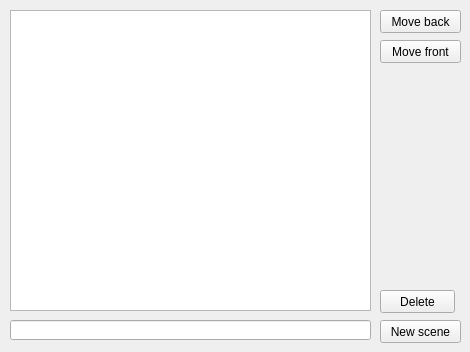
      <widget class="QWidget" name="tab_scenes">
       <attribute name="title">
        <string>Scenes</string>
       </attribute>
       <widget class="QListWidget" name="lstScenes">
        <property name="geometry">
         <rect>
          <x>10</x>
          <y>10</y>
          <width>361</width>
          <height>301</height>
         </rect>
        </property>
       </widget>
       <widget class="QLineEdit" name="txtSceneName">
        <property name="geometry">
         <rect>
          <x>10</x>
          <y>320</y>
          <width>361</width>
          <height>20</height>
         </rect>
        </property>
       </widget>
       <widget class="QPushButton" name="btnSceneAdd">
        <property name="geometry">
         <rect>
          <x>380</x>
          <y>320</y>
          <width>81</width>
          <height>23</height>
         </rect>
        </property>
        <property name="text">
         <string>New scene</string>
        </property>
       </widget>
       <widget class="QPushButton" name="btnScenesMoveFront">
        <property name="geometry">
         <rect>
          <x>380</x>
          <y>40</y>
          <width>81</width>
          <height>23</height>
         </rect>
        </property>
        <property name="text">
         <string>Move front</string>
        </property>
       </widget>
       <widget class="QPushButton" name="btnScenesMoveBack">
        <property name="geometry">
         <rect>
          <x>380</x>
          <y>10</y>
          <width>81</width>
          <height>23</height>
         </rect>
        </property>
        <property name="text">
         <string>Move back</string>
        </property>
       </widget>
       <widget class="QPushButton" name="btnSceneDelete">
        <property name="geometry">
         <rect>
          <x>380</x>
          <y>290</y>
          <width>75</width>
          <height>23</height>
         </rect>
        </property>
        <property name="text">
         <string>Delete</string>
        </property>
       </widget>
      </widget>
